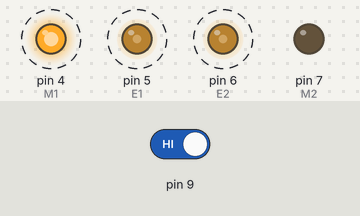
The sketch below on a simulated Arduino Uno, built with avr-gcc and run on an emulated ATmega328P. On the bench: output pins drawn as LEDs (lit = HIGH). Dashed ring = blinking. Inputs (shaded band) come from the test bench; at power-on: pin 9 HIGH.

Above: at 3.7 s.
3.8 s: pin 9 driven LOW
At 5.5 s:
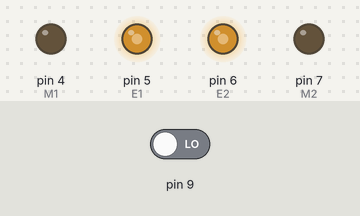
5.8 s: pin 9 driven HIGH
At 7.3 s:
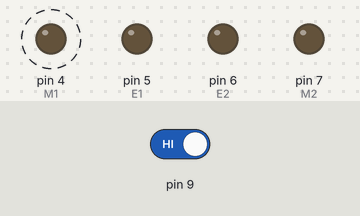
Timing chart, 0 to 16.7 s (numbered marks = the images above; inputs shaded):
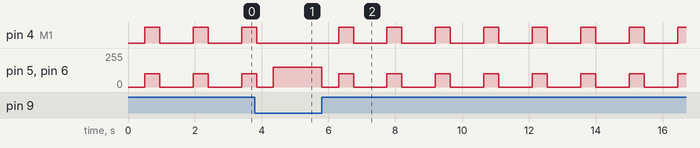

The sketch:

hhhhh.ino
```cpp
const int E1 = 5;
const int E2 = 6;
const int M1 = 4;
const int M2 = 7;

void setup()
{

  pinMode(9, INPUT);
  for (int i = 4; i <= 7; i++) {
    pinMode(i, OUTPUT);
  }
}

void loop()
{
  forward(150, 150);
    while (!digitalRead (9)) {}
  stop();
  delay(500);
  turn_l(100, 100, 90);
    stop();
    delay(500);
}

void forward(int pwrl, int pwrR)
{
  analogWrite(E1, pwrl);
  digitalWrite(M1, LOW);
  analogWrite(E2, pwrR);
  digitalWrite(M2, LOW);
}
void stop()
{
  analogWrite(E1, 0);
  digitalWrite(M1, LOW);
  analogWrite(E2, 0);
  digitalWrite(M2, LOW);
}
void back(int pwrl, int pwrR)
{
  analogWrite(E1, pwrl);
  digitalWrite(M1, HIGH);
  analogWrite(E2, pwrR);
  digitalWrite(M2, HIGH);
}
void turn_l(int pwrl, int pwrR, int Degrees)
{
  int turn = ((500 / 90)*Degrees);
  analogWrite(E1, pwrl);
  digitalWrite(M1, HIGH);
  analogWrite(E2, pwrR);
  digitalWrite(M2, LOW);
  delay(turn);
}
```

Measured:
- after the input at 3.8 s, pin 4 (M1): goes on until 3.9 s, then stays LOW
- after the input at 5.8 s, pin 4 (M1): alternates HIGH for 0.45 s and LOW for 1.0 s, starting after 0.50 s; pin 5 (E1), pin 6 (E2): 150/255 → 0/255 at once, then repeats every 1.5 s: 100/255 0.45 s, 0/255 1.0 s
- by itself, pin 4 (M1): alternates HIGH for 0.45 s and LOW for 1.0 s
- by itself, pin 5 (E1), pin 6 (E2): alternates 100/255 for 0.45 s and 0/255 for 1.0 s
